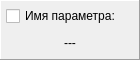
<?xml version="1.0" encoding="UTF-8"?>
<ui version="4.0">
 <class>Frame</class>
 <widget class="QFrame" name="Frame">
  <property name="geometry">
   <rect>
    <x>0</x>
    <y>0</y>
    <width>140</width>
    <height>60</height>
   </rect>
  </property>
  <property name="windowTitle">
   <string>Frame</string>
  </property>
  <property name="frameShape">
   <enum>QFrame::Panel</enum>
  </property>
  <property name="frameShadow">
   <enum>QFrame::Raised</enum>
  </property>
  <layout class="QVBoxLayout" name="verticalLayout">
   <property name="spacing">
    <number>5</number>
   </property>
   <property name="leftMargin">
    <number>5</number>
   </property>
   <property name="topMargin">
    <number>5</number>
   </property>
   <property name="rightMargin">
    <number>5</number>
   </property>
   <property name="bottomMargin">
    <number>5</number>
   </property>
   <item>
    <widget class="QCheckBox" name="RunCB">
     <property name="text">
      <string>Имя параметра:</string>
     </property>
    </widget>
   </item>
   <item>
    <widget class="QLabel" name="dataLabel">
     <property name="minimumSize">
      <size>
       <width>0</width>
       <height>20</height>
      </size>
     </property>
     <property name="text">
      <string>---</string>
     </property>
     <property name="alignment">
      <set>Qt::AlignCenter</set>
     </property>
    </widget>
   </item>
  </layout>
 </widget>
 <resources/>
 <connections/>
</ui>
